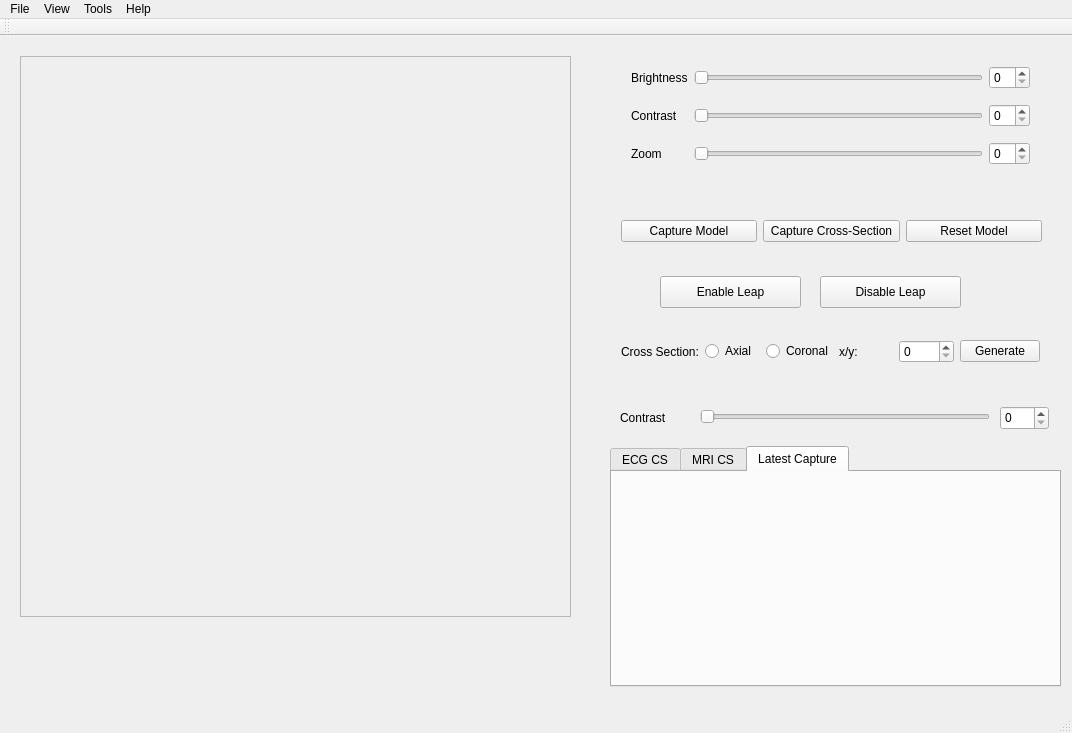
<?xml version="1.0" encoding="UTF-8"?>
<ui version="4.0">
 <class>MainWindow</class>
 <widget class="QMainWindow" name="MainWindow">
  <property name="geometry">
   <rect>
    <x>0</x>
    <y>0</y>
    <width>1072</width>
    <height>733</height>
   </rect>
  </property>
  <property name="baseSize">
   <size>
    <width>1200</width>
    <height>1200</height>
   </size>
  </property>
  <property name="windowTitle">
   <string>MainWindow</string>
  </property>
  <widget class="QWidget" name="centralWidget">
   <widget class="QWidget" name="gridLayoutWidget">
    <property name="geometry">
     <rect>
      <x>620</x>
      <y>10</y>
      <width>421</width>
      <height>141</height>
     </rect>
    </property>
    <layout class="QGridLayout" name="gridLayout">
     <item row="0" column="0">
      <widget class="QLabel" name="label">
       <property name="text">
        <string>Brightness</string>
       </property>
      </widget>
     </item>
     <item row="1" column="2">
      <widget class="QSpinBox" name="spinBox_2"/>
     </item>
     <item row="2" column="0">
      <widget class="QLabel" name="label_3">
       <property name="text">
        <string>Zoom</string>
       </property>
      </widget>
     </item>
     <item row="1" column="1">
      <widget class="QSlider" name="horizontalSlider_2">
       <property name="orientation">
        <enum>Qt::Horizontal</enum>
       </property>
      </widget>
     </item>
     <item row="2" column="2">
      <widget class="QSpinBox" name="spinBox_3"/>
     </item>
     <item row="1" column="0">
      <widget class="QLabel" name="label_2">
       <property name="text">
        <string>Contrast</string>
       </property>
      </widget>
     </item>
     <item row="0" column="2">
      <widget class="QSpinBox" name="spinBox"/>
     </item>
     <item row="0" column="1">
      <widget class="QSlider" name="horizontalSlider">
       <property name="orientation">
        <enum>Qt::Horizontal</enum>
       </property>
      </widget>
     </item>
     <item row="2" column="1">
      <widget class="QSlider" name="horizontalSlider_3">
       <property name="orientation">
        <enum>Qt::Horizontal</enum>
       </property>
      </widget>
     </item>
    </layout>
   </widget>
   <widget class="QWidget" name="horizontalLayoutWidget">
    <property name="geometry">
     <rect>
      <x>610</x>
      <y>160</y>
      <width>443</width>
      <height>71</height>
     </rect>
    </property>
    <layout class="QHBoxLayout" name="horizontalLayout">
     <item>
      <widget class="QPushButton" name="pushButton">
       <property name="text">
        <string>Capture Model</string>
       </property>
      </widget>
     </item>
     <item>
      <widget class="QPushButton" name="pushButton_2">
       <property name="text">
        <string>Capture Cross-Section</string>
       </property>
      </widget>
     </item>
     <item>
      <widget class="QPushButton" name="pushButton_3">
       <property name="text">
        <string>Reset Model</string>
       </property>
      </widget>
     </item>
    </layout>
   </widget>
   <widget class="QTabWidget" name="tabWidget">
    <property name="geometry">
     <rect>
      <x>610</x>
      <y>410</y>
      <width>451</width>
      <height>241</height>
     </rect>
    </property>
    <property name="currentIndex">
     <number>2</number>
    </property>
    <widget class="QWidget" name="tab">
     <attribute name="title">
      <string>ECG CS</string>
     </attribute>
    </widget>
    <widget class="QWidget" name="tab_2">
     <attribute name="title">
      <string>MRI CS</string>
     </attribute>
    </widget>
    <widget class="QWidget" name="tab_3">
     <attribute name="title">
      <string>Latest Capture</string>
     </attribute>
    </widget>
   </widget>
   <widget class="QFrame" name="frame">
    <property name="geometry">
     <rect>
      <x>20</x>
      <y>20</y>
      <width>551</width>
      <height>561</height>
     </rect>
    </property>
    <property name="frameShape">
     <enum>QFrame::StyledPanel</enum>
    </property>
    <property name="frameShadow">
     <enum>QFrame::Raised</enum>
    </property>
   </widget>
   <widget class="QWidget" name="horizontalLayoutWidget_2">
    <property name="geometry">
     <rect>
      <x>610</x>
      <y>280</y>
      <width>441</width>
      <height>71</height>
     </rect>
    </property>
    <layout class="QHBoxLayout" name="horizontalLayout_2">
     <item>
      <widget class="QLabel" name="label_4">
       <property name="text">
        <string>Cross Section:</string>
       </property>
      </widget>
     </item>
     <item>
      <widget class="QRadioButton" name="radioButton">
       <property name="text">
        <string>Axial</string>
       </property>
      </widget>
     </item>
     <item>
      <widget class="QRadioButton" name="radioButton_2">
       <property name="text">
        <string>Coronal</string>
       </property>
      </widget>
     </item>
     <item>
      <widget class="QLabel" name="label_5">
       <property name="text">
        <string>x/y:</string>
       </property>
      </widget>
     </item>
     <item>
      <widget class="QSpinBox" name="spinBox_4"/>
     </item>
     <item>
      <widget class="QPushButton" name="pushButton_4">
       <property name="text">
        <string>Generate</string>
       </property>
      </widget>
     </item>
    </layout>
   </widget>
   <widget class="QLabel" name="label_6">
    <property name="geometry">
     <rect>
      <x>620</x>
      <y>370</y>
      <width>67</width>
      <height>24</height>
     </rect>
    </property>
    <property name="text">
     <string>Contrast</string>
    </property>
   </widget>
   <widget class="QSlider" name="horizontalSlider_4">
    <property name="geometry">
     <rect>
      <x>700</x>
      <y>370</y>
      <width>290</width>
      <height>22</height>
     </rect>
    </property>
    <property name="orientation">
     <enum>Qt::Horizontal</enum>
    </property>
   </widget>
   <widget class="QSpinBox" name="spinBox_5">
    <property name="geometry">
     <rect>
      <x>1000</x>
      <y>370</y>
      <width>49</width>
      <height>24</height>
     </rect>
    </property>
   </widget>
   <widget class="QPushButton" name="pushButton_5">
    <property name="geometry">
     <rect>
      <x>660</x>
      <y>240</y>
      <width>141</width>
      <height>32</height>
     </rect>
    </property>
    <property name="text">
     <string>Enable Leap</string>
    </property>
    <property name="checkable">
     <bool>false</bool>
    </property>
   </widget>
   <widget class="QPushButton" name="pushButton_6">
    <property name="geometry">
     <rect>
      <x>820</x>
      <y>240</y>
      <width>141</width>
      <height>32</height>
     </rect>
    </property>
    <property name="text">
     <string>Disable Leap</string>
    </property>
   </widget>
  </widget>
  <widget class="QMenuBar" name="menuBar">
   <property name="geometry">
    <rect>
     <x>0</x>
     <y>0</y>
     <width>1072</width>
     <height>22</height>
    </rect>
   </property>
   <widget class="QMenu" name="menuFile">
    <property name="title">
     <string>File</string>
    </property>
    <widget class="QMenu" name="menuImport_DICOM">
     <property name="title">
      <string>Import DICOM</string>
     </property>
     <addaction name="actionBrowse_ECG"/>
     <addaction name="actionBrowse_MRI"/>
    </widget>
    <addaction name="menuImport_DICOM"/>
    <addaction name="actionExport_Images"/>
    <addaction name="separator"/>
    <addaction name="actionExit"/>
   </widget>
   <widget class="QMenu" name="menuEdit">
    <property name="title">
     <string>View</string>
    </property>
    <widget class="QMenu" name="menuRotate">
     <property name="title">
      <string>Rotate</string>
     </property>
     <addaction name="action180"/>
     <addaction name="action90_Clockwise"/>
     <addaction name="action90_Anti_clockwise"/>
     <addaction name="separator"/>
     <addaction name="actionCustom_rotation"/>
    </widget>
    <addaction name="actionReset_Model"/>
    <addaction name="actionClear_Model"/>
    <addaction name="separator"/>
    <addaction name="actionAdjust_Brightness_Contrast"/>
    <addaction name="separator"/>
    <addaction name="actionZoom_In"/>
    <addaction name="actionZoom_Out"/>
    <addaction name="separator"/>
    <addaction name="menuRotate"/>
    <addaction name="separator"/>
    <addaction name="actionEnter_Fullscreen"/>
   </widget>
   <widget class="QMenu" name="menuTools">
    <property name="title">
     <string>Tools</string>
    </property>
    <addaction name="actionEnable_Leap_Motion_Device"/>
    <addaction name="actionDisable_Leap_Motion_Device"/>
    <addaction name="separator"/>
    <addaction name="actionMerge"/>
    <addaction name="separator"/>
    <addaction name="actionCapture_Model"/>
    <addaction name="actionCapture_Cross_section"/>
   </widget>
   <widget class="QMenu" name="menuHelp">
    <property name="title">
     <string>Help</string>
    </property>
    <addaction name="actionManual"/>
   </widget>
   <addaction name="menuFile"/>
   <addaction name="menuEdit"/>
   <addaction name="menuTools"/>
   <addaction name="menuHelp"/>
  </widget>
  <widget class="QToolBar" name="mainToolBar">
   <attribute name="toolBarArea">
    <enum>TopToolBarArea</enum>
   </attribute>
   <attribute name="toolBarBreak">
    <bool>false</bool>
   </attribute>
  </widget>
  <widget class="QStatusBar" name="statusBar"/>
  <action name="actionBrowse_ECG">
   <property name="text">
    <string>Browse ECG</string>
   </property>
  </action>
  <action name="actionBrowse_MRI">
   <property name="text">
    <string>Browse MRI</string>
   </property>
  </action>
  <action name="actionExport_Images">
   <property name="text">
    <string>Export Images</string>
   </property>
  </action>
  <action name="actionExit">
   <property name="text">
    <string>Exit</string>
   </property>
  </action>
  <action name="actionManual">
   <property name="text">
    <string>Manual</string>
   </property>
  </action>
  <action name="actionReset_Model">
   <property name="text">
    <string>Reset Model</string>
   </property>
   <property name="shortcut">
    <string>Ctrl+R</string>
   </property>
  </action>
  <action name="actionClear_Model">
   <property name="text">
    <string>Clear Model</string>
   </property>
  </action>
  <action name="actionAdjust_Brightness_Contrast">
   <property name="text">
    <string>Adjust Brightness/Contrast</string>
   </property>
  </action>
  <action name="actionZoom_In">
   <property name="text">
    <string>Zoom In</string>
   </property>
  </action>
  <action name="actionZoom_Out">
   <property name="text">
    <string>Zoom Out</string>
   </property>
  </action>
  <action name="action180">
   <property name="text">
    <string>180</string>
   </property>
  </action>
  <action name="action90_Clockwise">
   <property name="text">
    <string>90 Clockwise</string>
   </property>
  </action>
  <action name="action90_Anti_clockwise">
   <property name="text">
    <string>90 Anti-clockwise</string>
   </property>
  </action>
  <action name="actionCustom_rotation">
   <property name="text">
    <string>Custom rotation</string>
   </property>
  </action>
  <action name="actionEnter_Fullscreen">
   <property name="text">
    <string>Enter Fullscreen</string>
   </property>
   <property name="shortcut">
    <string>Ctrl+F</string>
   </property>
  </action>
  <action name="actionEnable_Leap_Motion_Device">
   <property name="text">
    <string>Enable Leap Motion Device</string>
   </property>
  </action>
  <action name="actionDisable_Leap_Motion_Device">
   <property name="text">
    <string>Disable Leap Motion Device</string>
   </property>
  </action>
  <action name="actionMerge">
   <property name="text">
    <string>Merge</string>
   </property>
   <property name="shortcut">
    <string>Ctrl+M</string>
   </property>
  </action>
  <action name="actionCapture_Model">
   <property name="text">
    <string>Capture Model</string>
   </property>
   <property name="shortcut">
    <string>Ctrl+Shift+M</string>
   </property>
  </action>
  <action name="actionCapture_Cross_section">
   <property name="text">
    <string>Capture Cross-section</string>
   </property>
   <property name="shortcut">
    <string>Ctrl+Shift+C</string>
   </property>
  </action>
 </widget>
 <layoutdefault spacing="6" margin="11"/>
 <resources/>
 <connections>
  <connection>
   <sender>spinBox</sender>
   <signal>valueChanged(int)</signal>
   <receiver>horizontalSlider</receiver>
   <slot>setValue(int)</slot>
   <hints>
    <hint type="sourcelabel">
     <x>1039</x>
     <y>79</y>
    </hint>
    <hint type="destinationlabel">
     <x>898</x>
     <y>78</y>
    </hint>
   </hints>
  </connection>
  <connection>
   <sender>horizontalSlider</sender>
   <signal>valueChanged(int)</signal>
   <receiver>spinBox</receiver>
   <slot>setValue(int)</slot>
   <hints>
    <hint type="sourcelabel">
     <x>810</x>
     <y>78</y>
    </hint>
    <hint type="destinationlabel">
     <x>1039</x>
     <y>79</y>
    </hint>
   </hints>
  </connection>
  <connection>
   <sender>horizontalSlider_2</sender>
   <signal>valueChanged(int)</signal>
   <receiver>spinBox_2</receiver>
   <slot>setValue(int)</slot>
   <hints>
    <hint type="sourcelabel">
     <x>872</x>
     <y>124</y>
    </hint>
    <hint type="destinationlabel">
     <x>1039</x>
     <y>125</y>
    </hint>
   </hints>
  </connection>
  <connection>
   <sender>horizontalSlider_3</sender>
   <signal>valueChanged(int)</signal>
   <receiver>spinBox_3</receiver>
   <slot>setValue(int)</slot>
   <hints>
    <hint type="sourcelabel">
     <x>897</x>
     <y>170</y>
    </hint>
    <hint type="destinationlabel">
     <x>1039</x>
     <y>171</y>
    </hint>
   </hints>
  </connection>
  <connection>
   <sender>spinBox_2</sender>
   <signal>valueChanged(int)</signal>
   <receiver>horizontalSlider_2</receiver>
   <slot>setValue(int)</slot>
   <hints>
    <hint type="sourcelabel">
     <x>1039</x>
     <y>125</y>
    </hint>
    <hint type="destinationlabel">
     <x>877</x>
     <y>124</y>
    </hint>
   </hints>
  </connection>
  <connection>
   <sender>spinBox_3</sender>
   <signal>valueChanged(int)</signal>
   <receiver>horizontalSlider_3</receiver>
   <slot>setValue(int)</slot>
   <hints>
    <hint type="sourcelabel">
     <x>1039</x>
     <y>171</y>
    </hint>
    <hint type="destinationlabel">
     <x>847</x>
     <y>170</y>
    </hint>
   </hints>
  </connection>
  <connection>
   <sender>actionExit</sender>
   <signal>triggered()</signal>
   <receiver>MainWindow</receiver>
   <slot>close()</slot>
   <hints>
    <hint type="sourcelabel">
     <x>-1</x>
     <y>-1</y>
    </hint>
    <hint type="destinationlabel">
     <x>453</x>
     <y>189</y>
    </hint>
   </hints>
  </connection>
  <connection>
   <sender>horizontalSlider_4</sender>
   <signal>valueChanged(int)</signal>
   <receiver>spinBox_5</receiver>
   <slot>setValue(int)</slot>
   <hints>
    <hint type="sourcelabel">
     <x>963</x>
     <y>413</y>
    </hint>
    <hint type="destinationlabel">
     <x>1019</x>
     <y>412</y>
    </hint>
   </hints>
  </connection>
  <connection>
   <sender>spinBox_5</sender>
   <signal>valueChanged(int)</signal>
   <receiver>horizontalSlider_4</receiver>
   <slot>setValue(int)</slot>
   <hints>
    <hint type="sourcelabel">
     <x>1021</x>
     <y>425</y>
    </hint>
    <hint type="destinationlabel">
     <x>968</x>
     <y>423</y>
    </hint>
   </hints>
  </connection>
  <connection>
   <sender>actionCapture_Model</sender>
   <signal>triggered()</signal>
   <receiver>pushButton</receiver>
   <slot>click()</slot>
   <hints>
    <hint type="sourcelabel">
     <x>-1</x>
     <y>-1</y>
    </hint>
    <hint type="destinationlabel">
     <x>677</x>
     <y>229</y>
    </hint>
   </hints>
  </connection>
  <connection>
   <sender>actionEnter_Fullscreen</sender>
   <signal>triggered()</signal>
   <receiver>MainWindow</receiver>
   <slot>showFullScreen()</slot>
   <hints>
    <hint type="sourcelabel">
     <x>-1</x>
     <y>-1</y>
    </hint>
    <hint type="destinationlabel">
     <x>535</x>
     <y>305</y>
    </hint>
   </hints>
  </connection>
  <connection>
   <sender>actionCapture_Cross_section</sender>
   <signal>triggered()</signal>
   <receiver>pushButton_2</receiver>
   <slot>click()</slot>
   <hints>
    <hint type="sourcelabel">
     <x>-1</x>
     <y>-1</y>
    </hint>
    <hint type="destinationlabel">
     <x>839</x>
     <y>229</y>
    </hint>
   </hints>
  </connection>
  <connection>
   <sender>actionZoom_In</sender>
   <signal>triggered()</signal>
   <receiver>spinBox_3</receiver>
   <slot>stepUp()</slot>
   <hints>
    <hint type="sourcelabel">
     <x>-1</x>
     <y>-1</y>
    </hint>
    <hint type="destinationlabel">
     <x>1015</x>
     <y>159</y>
    </hint>
   </hints>
  </connection>
  <connection>
   <sender>actionReset_Model</sender>
   <signal>triggered()</signal>
   <receiver>pushButton_3</receiver>
   <slot>click()</slot>
   <hints>
    <hint type="sourcelabel">
     <x>-1</x>
     <y>-1</y>
    </hint>
    <hint type="destinationlabel">
     <x>993</x>
     <y>229</y>
    </hint>
   </hints>
  </connection>
  <connection>
   <sender>actionZoom_Out</sender>
   <signal>triggered()</signal>
   <receiver>spinBox_3</receiver>
   <slot>stepDown()</slot>
   <hints>
    <hint type="sourcelabel">
     <x>-1</x>
     <y>-1</y>
    </hint>
    <hint type="destinationlabel">
     <x>1015</x>
     <y>159</y>
    </hint>
   </hints>
  </connection>
  <connection>
   <sender>actionAdjust_Brightness_Contrast</sender>
   <signal>triggered()</signal>
   <receiver>horizontalSlider</receiver>
   <slot>setFocus()</slot>
   <hints>
    <hint type="sourcelabel">
     <x>-1</x>
     <y>-1</y>
    </hint>
    <hint type="destinationlabel">
     <x>837</x>
     <y>67</y>
    </hint>
   </hints>
  </connection>
  <connection>
   <sender>actionEnable_Leap_Motion_Device</sender>
   <signal>triggered()</signal>
   <receiver>pushButton_5</receiver>
   <slot>click()</slot>
   <hints>
    <hint type="sourcelabel">
     <x>-1</x>
     <y>-1</y>
    </hint>
    <hint type="destinationlabel">
     <x>705</x>
     <y>290</y>
    </hint>
   </hints>
  </connection>
  <connection>
   <sender>actionDisable_Leap_Motion_Device</sender>
   <signal>triggered()</signal>
   <receiver>pushButton_6</receiver>
   <slot>click()</slot>
   <hints>
    <hint type="sourcelabel">
     <x>-1</x>
     <y>-1</y>
    </hint>
    <hint type="destinationlabel">
     <x>890</x>
     <y>290</y>
    </hint>
   </hints>
  </connection>
  <connection>
   <sender>actionZoom_In</sender>
   <signal>triggered()</signal>
   <receiver>horizontalSlider_3</receiver>
   <slot>setFocus()</slot>
   <hints>
    <hint type="sourcelabel">
     <x>-1</x>
     <y>-1</y>
    </hint>
    <hint type="destinationlabel">
     <x>837</x>
     <y>159</y>
    </hint>
   </hints>
  </connection>
 </connections>
</ui>
